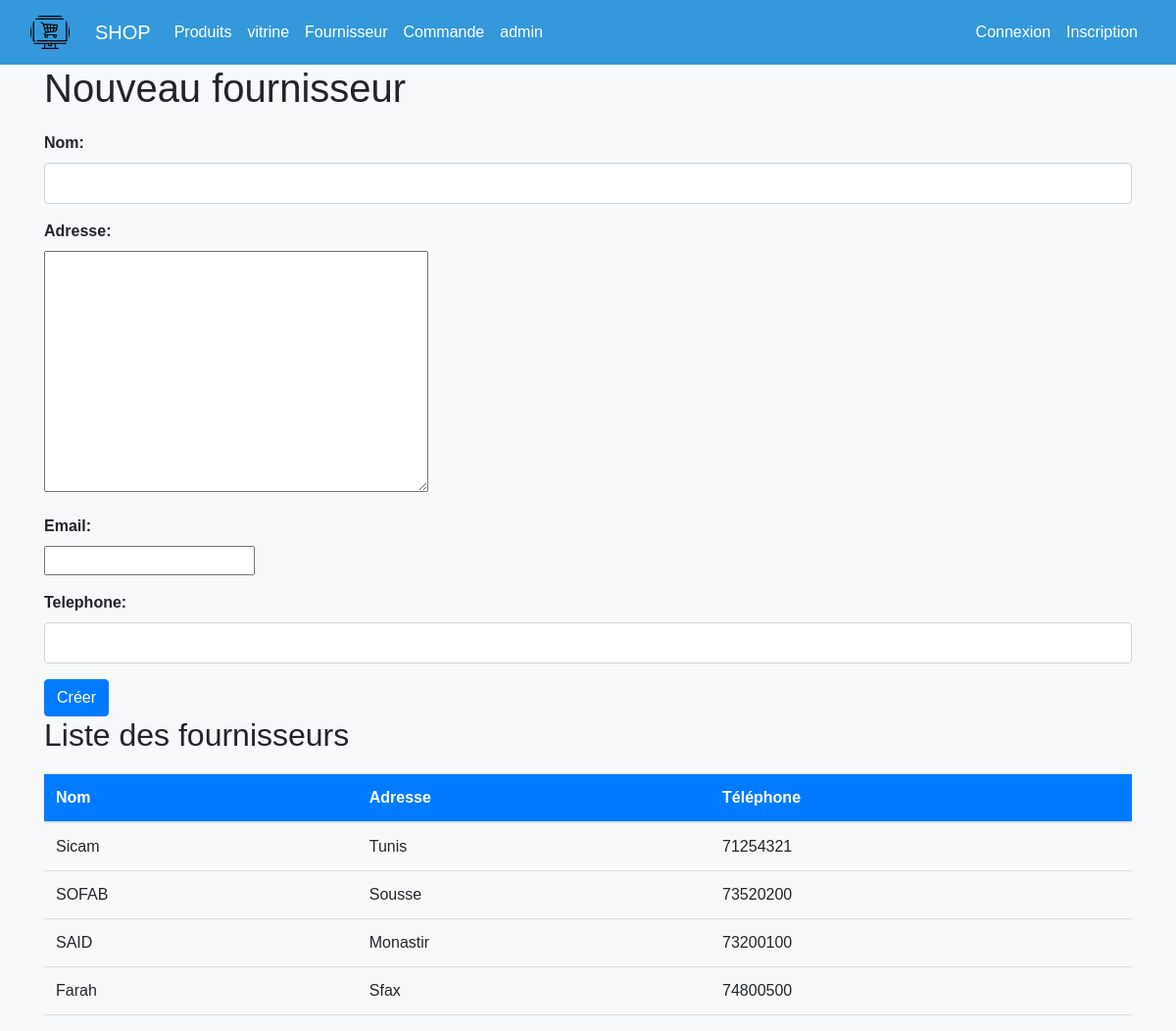
Page /magasin/nouvFournisseur/ on the earlier database version.
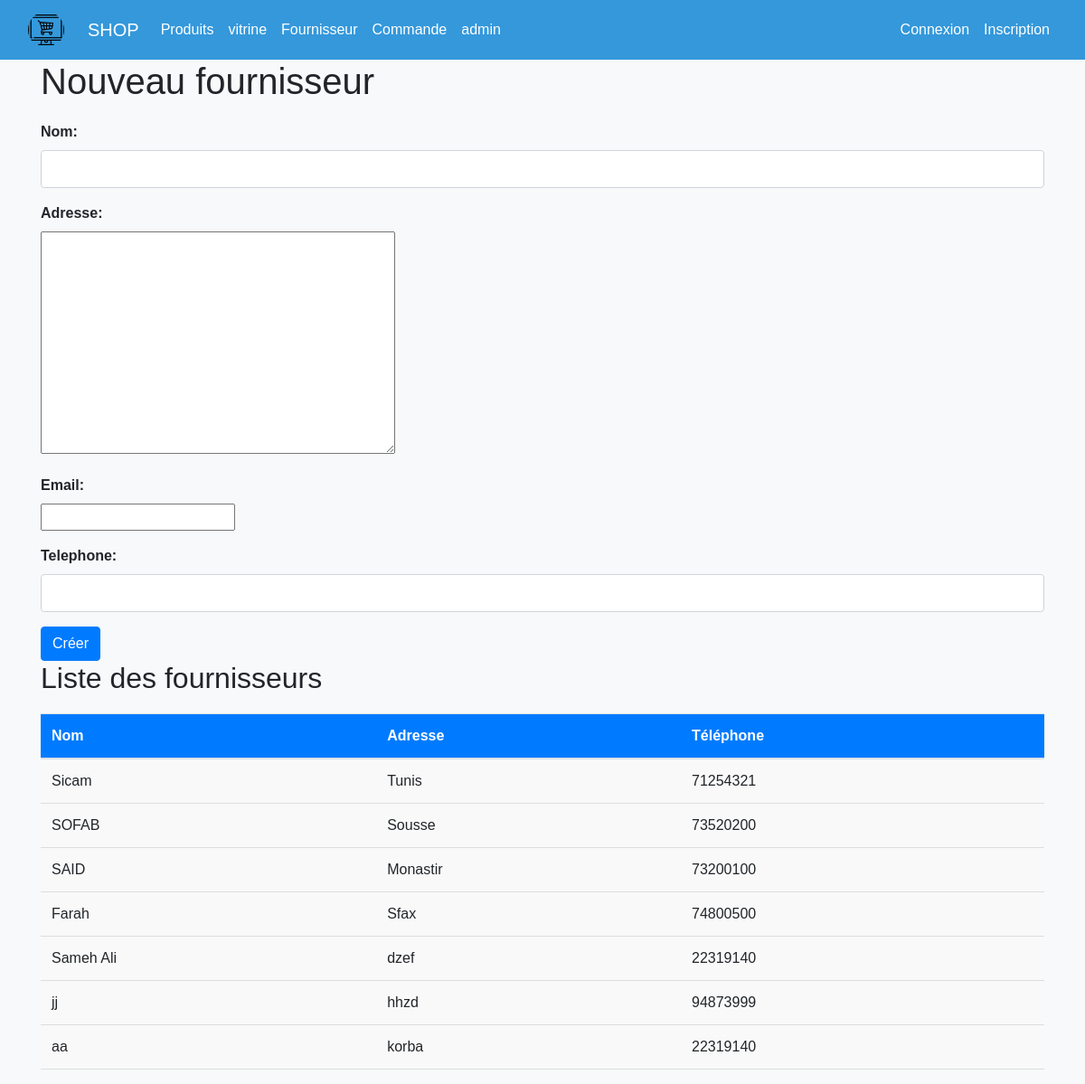
Same page on the later database version.
### magasin/models.py (models this page shows, shortened)
class Fournisseur(models.Model):
    nom=models.CharField(max_length=100)
    adresse=models.TextField()
    email=models.EmailField()
    telephone=models.CharField(max_length=8)

### magasin/views.py (the view)
# urls.py: path('nouvFournisseur/', views.nouveauFournisseur, name='nouveauFour'),
def nouveauFournisseur(request):
    if request.method == "POST":
        form = FournisseurForm(request.POST)
        if form.is_valid():
            form.save()
            return HttpResponseRedirect('/magasin')
    else:
        form = FournisseurForm()
        fournisseurs = Fournisseur.objects.all()
        return render(request, 'magasin/fournisseur.html', {'form': form, 'fournisseurs': fournisseurs})

### magasin/forms.py
class FournisseurForm(ModelForm):
    class Meta :
        model = Fournisseur
        fields = "__all__"  # pour tous les champs de la table

### magasin/templates/magasin/fournisseur.html (shortened to what this page needs)
{% extends 'magasin/base.html' %}
{% block content %}
<h1>Nouveau fournisseur</h1>
<form method="post">
  {% for field in form %}
  <div class="form-group">
    <label for="{{ field.id_for_label }}">{{ field.label_tag }}</label>
    {{ field }}
  </div>
  {% endfor %}
  <button type="submit" class="btn btn-primary">Créer</button>
</form>
<h2>Liste des fournisseurs</h2>
<table class="table">
  <thead>
    <tr>
      <th>Nom</th>
      <th>Adresse</th>
      <th>Téléphone</th>
    </tr>
  </thead>
  <tbody>
    {% for fournisseur in fournisseurs %}
    <tr>
      <td>{{ fournisseur.nom }}</td>
      <td>{{ fournisseur.adresse }}</td>
      <td>{{ fournisseur.telephone }}</td>
    </tr>
    {% endfor %}
  </tbody>
</table>
{% endblock %}

### magasin/templates/magasin/base.html (shortened to what this page needs)
{% load static %}
<!DOCTYPE html>
<html>
<head>
  <link rel='stylesheet' type='text/css' media='screen' href="{% static 'css/base.css'%}">
  <link rel='stylesheet' type='text/css' media='screen' href="{% static 'css/fournisseur.css'%}">
  <link rel="stylesheet" href="https://cdn.jsdelivr.net/npm/bootstrap@4.3.1/dist/css/bootstrap.min.css"
>
</head>
<body>
  <nav class="navbar navbar-expand-lg bg-body-tertiary">
    <div class="container-fluid">
      <a class="navbar-brand" href="#">
        <img src="/media/online-shop.png" alt="**" width="100" height="60">
      </a>
      <a class="navbar-brand" href="#">SHOP</a>
      <div class="collapse navbar-collapse" id="navbarSupportedContent">
        <ul class="navbar-nav me-auto mb-2 mb-lg-0">
          <li class="nav-item">
            <a class="nav-link active" aria-current="page" href="{% url 'liste' %}">Produits</a>
          </li>
          <a class="nav-link active" aria-current="page" href="{% url 'V' %}">vitrine</a>
          <li class="nav-item">
            <a class="nav-link active" aria-current="page" href="{% url 'nouveauFour' %}">Fournisseur</a>
          </li>
          <li class="nav-item active">
            <a class="nav-link" href="{%url 'nouveauComm'%}">Commande</a>
          </li>
          <li class="nav-item">
            <a class="nav-link active" aria-current="page" href="/admin">admin</a>
          </li>
        </ul>
        <ul class="navbar-nav ml-auto">
          {% if user.is_authenticated %}
          <li class="nav-item active">
            <a class="nav-link" href="#">{{user}}🤞</a>
          </li>
          <li class="nav-item active">
            <a class="nav-link" href="{%url 'logout'%}">Déconnexion</a>
          </li>
          {% else %}
          <li class="nav-item active">
            <a class="nav-link" href="{%url 'login'%}">Connexion</a>
          </li>
          <li class="nav-item active">
            <a class="nav-link" href="{%url 'register'%}">Inscription</a>
          </li>
          {% endif %}
        </ul>
      </div>
    </div>
  </nav>
  <div class="container">
    {% block content %}
    {% endblock %}
  </div>
</body>
</html>

### magasin/static/css/base.css (style rules this page uses)
.navbar { background-color: #3498db; }
.navbar-brand, .navbar-nav .nav-link { color: #fff; }
.navbar-brand img { width: 40px; height: 40px; border-radius: 50%; margin-right: 10px; }

### magasin/static/css/fournisseur.css (style rules this page uses)
label { display: block; margin-bottom: 0.25rem; }
input[type="text"], input[type="date"] { width: 100%; padding: 0.5rem; border: 1px solid #ccc; border-radius: 4px; box-sizing: border-box; }

### magasin/templates/magasin/base.html (style rules this page uses)
.navbar { background-color: #3498db; }
.navbar-brand, .navbar-nav .nav-link { color: #fff; }
.navbar-brand img { width: 40px; height: 40px; border-radius: 50%; margin-right: 10px; }

### magasin/templates/magasin/fournisseur.html (style rules this page uses)
body { font-family: Arial, sans-serif; background-color: #f8f9fa; }
h1, h2 { margin-bottom: 20px; }
.form-group { margin-bottom: 1rem; }
label { display: block; margin-bottom: 0.5rem; font-weight: bold; }
input[type="text"], input[type="date"], input[type="tel"] { width: 100%; padding: 0.5rem; border: 1px solid #ced4da; border-radius: 4px; box-sizing: border-box; }
table { width: 100%; border-collapse: collapse; margin-bottom: 20px; }
th, td { padding: 0.5rem; border-bottom: 1px solid #ddd; }
th { background-color: #007bff; color: white; font-weight: bold; }
td { background-color: #f9f9f9; }

Differences in the rows shown:
added Fournisseur: nom "Sameh Ali", adresse "dzef", telephone "22319140"
added Fournisseur: nom "jj", adresse "hhzd", telephone "94873999"
added Fournisseur: nom "aa", adresse "korba", telephone "22319140"
